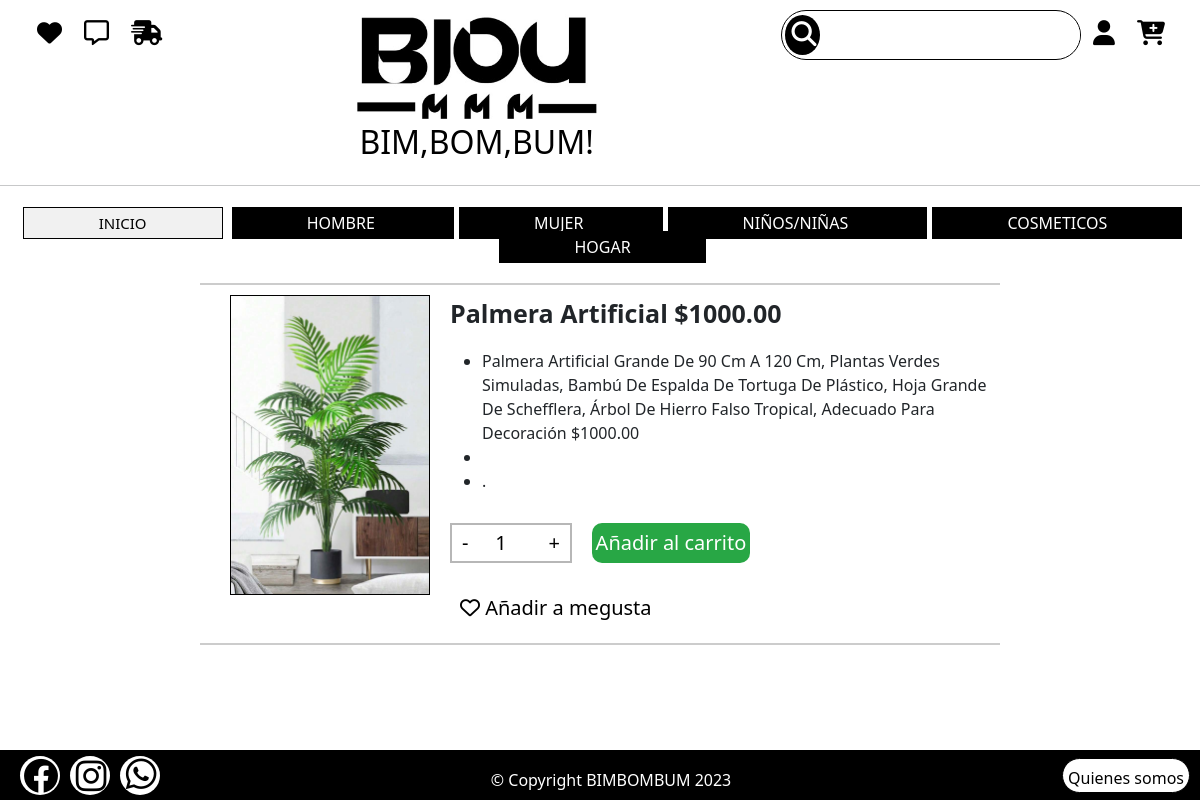
Screenshot of /usuario/detallesProductos/9/ with the database file from the repository.
### usuario/models.py (models this page shows, shortened)
class Categoria(models.Model):
    nombre = models.CharField(max_length=100)
    activo = models.BooleanField(default=True)

class Producto(models.Model):
    id_producto = models.AutoField(primary_key= True)
    nombre = models.CharField(max_length=100)
    descripcion = models.CharField(max_length=200)
    zise1 = models.CharField(max_length=10)
    colores = models.CharField(max_length=200)
    imagen = models.ImageField(upload_to='static/')
    categoria = models.ForeignKey(Categoria,on_delete=models.CASCADE)
    precio = models.DecimalField(max_digits=10,decimal_places=2, default='')
    stock = models.IntegerField(default=0)
    activo = models.BooleanField(default=True)

### usuario/views.py (the view)
# urls.py: path('detallesProductos/<id_producto>/', views.detallesProductos_view.as_view(), name='detallesProductos'),
class detallesProductos_view(View):
    def get(self, request, id_producto):
        detalles = Producto.objects.filter(id_producto=id_producto)
        return render(request, 'pantallas_usuarios/detallesProductos.html', {'detalles': detalles})

### usuario/context_processors.py (called while the page is built, shortened)
def categorias_disponibles(request):
    categorias = Categoria.objects.filter(activo=True)
    return{'categorias':categorias}

def barra_busqueda_context(request):
    query = request.GET.get('buscar', '').strip()
    productos_resultado = []
    print(productos_resultado)
    return {
        'buscar_query': query,
        'resultados_busqueda': productos_resultado
    }

### Template/pantallas_usuarios/detallesProductos.html (shortened to what this page needs)
{% extends "app.html"%}
{% load static %}
{% block content %}
    <link href="https://cdn.jsdelivr.net/npm/bootstrap@5.3.0/dist/css/bootstrap.min.css" rel="stylesheet"
>
    <link rel="stylesheet" href="https://cdnjs.cloudflare.com/ajax/libs/font-awesome/6.4.0/css/all.min.css">
    <link rel="stylesheet" href="/static/detallesPruductos.css">
    <main>
       <section class="seccion-informacion-producto">
        {% for producto in detalles%}
            <div class="padre-informacion">
                <div class="div-imagen">
                    <img src="{{producto.imagen.url}}" alt="">
                </div>
                <div class="informacion">
                    <p class="nombre-producto"><strong>{{producto.nombre}} ${{producto.precio}} </strong></p>
                    <ul>
                        <li>
                            {{producto.descripcion}}
                            ${{producto.precio}}
                        </li>
                        <li>
                        </li>
                        <li>{{producto.material}}.</li>
                    </ul>
                    <div class="div-botones">
                        <div class="div-cantidad">
                            <button class="boton-menos" id="menos">-</button>
                            <input type="number" min="1" value="1" class="cantidad">
                            <button class="boton-mas" id="mas">+</button>
                        </div>
                        <button class="boton-carrito">Añadir al carrito</button>
                    </div>
                    <form method="POST" action="{% url 'agregar_a_lista_me_gusta' producto.id_producto %}">
                        <button class="boton-megusta">
                            <i class="far fa-heart"></i>
                            Añadir a megusta
                        </button>
                    </form>
            </div>
        {% endfor %}
       </section>
    </main>
{% endblock %}

### Template/cabecera.html (shortened to what this page needs)
{% load static %}
    <link rel="stylesheet" href="https://cdnjs.cloudflare.com/ajax/libs/font-awesome/6.4.0/css/all.min.css">
    <link rel="stylesheet" href="/static/cabecera.css">
    <div id="elederecha">
        <form action="{% url 'resultado_busqueda'%}" method="GET">
            <div class="buscador">
                <button class="boton_buscar" type="submit">
                    <i class="fa-solid fa-magnifying-glass"></i>
                </button>
                <input type="text" name="buscar" id="buscar" value="{{ request.GET.buscar}}" class="input_buscador">
            </div>
        </form>
            {% if user.is_authenticated %}
                <ul class="menu-horisontal">
                    <li>
                        <a href="">
                            <i class="fa-solid fa-user"></i>
                        </a>
                        <ul class="menu-vertical">
                            <li>
                                <a href="#">{{ user.nombre }}</a>
                            </li>
                            <li>
                                <a href="{% url 'logout' %}">Cerrar sesión</a>
                            </li>
                        </ul>
                    </li>
                </ul>
            {% else %}
                <ul class="menu-horisontal">
                    <li>
                        <a href="">
                            <i class="fa-solid fa-user"></i>
                        </a>
                    </li>
                </ul>
            {% endif%}
        <a href="{% url 'carrito'%}">
            <i class="fa-solid fa-cart-plus"></i>
        </a>
    </div>
    <div id="eleIzquierda">
        <a href="{% url 'lista_megusta'%}">
            <i class="fa-solid fa-heart"></i>
        <a href="{% url 'pantallaMensajes'%}">
            <i class="fa-regular fa-message"></i>
        </a>
        <a href="{%url 'estado_pedidos'%}">
            <i class="fa-solid fa-truck-fast"></i>
        </a>
    </div>
    <div id="logo" class="nombre">
        <a href="{% url 'cardprincipal'%}">
            <img class="logo" src="/static/logos/Blou mmm.jpeg" alt="logo">
            <h2 class="titulo">BIM,BOM,BUM!</h2>
        </a>
    </div>
<hr>
<nav class="nav_menu">
    <div class="navegacion">
        <a href="{% url 'cardprincipal'%}" class="{% if not categoria %}activo{% endif %}">INICIO</a>
        {% for cat in categorias %}
            <a href="{% url 'categoria' cat.id %}" class="{% if categoria.id == cat.id %}activo{% endif %} catego">
                {{ cat.nombre|upper }}
            </a>
        {% endfor%}
    </div>
</nav>
<br>

### static/app.css (style rules this page uses)
* { margin: 0; padding: 0; box-sizing: border-box; }
body { position: relative; padding-bottom: 50px; min-height: 100vh; }

### static/cabecera.css (style rules this page uses)
hr { color: #000000; }
a { text-decoration: none; }
#eleIzquierda { float: left; padding: 10px; text-decoration: none; margin-left: 15px; }
#elederecha { float: right; padding: 10px; margin-right: 15px; }
.nombre { display: grid; place-items: center; }
.logo { width: 250px; margin-top: 10px; }
hr { margin-top: 20px; }
.titulo { color: #000000; text-align: center; }
.navegacion a { margin-left: 5px; padding-left: 75px; padding-right: 75px; color: #ffffff; text-align: center; background-color: #000000; padding-top: 5px; transition: all 400ms ease; padding-bottom: 5px; }
.navegacion a.activo { border: 1px solid black; background-color: #cccccc46 ; color: #000000; font-size: 15px; }
.nav_menu { display: flex; text-align: center; align-items: center; justify-content: center; margin-top: 25px; }
#eleIzquierda a i { font-size: 25px; padding:10px; }
.menu-horisontal { list-style: none; justify-content: space-around; padding-left: 0; }
#elederecha { float: right; padding: 10px; margin-right: 15px; display: flex; }
#elederecha a i { font-size: 25px; padding:10px; }
a i { margin-left: 2px; font-size: 25px; color: #000000; float: left; }
.buscador { width: 300px; height: 50px; border-radius: 50px; border: 1px solid #000000; display: flex; align-items: center; }
.fa-magnifying-glass { font-size: 25px; margin-left: 3px; }
.input_buscador { width: 98%; height: 40px; border: none; border-radius: 50px; font-size: 25px; margin-left: 5px; }
.boton_buscar { border: none; background-color: #000; margin-left: 3px; border-radius: 50%; color: #fff; width: 40px; height: 40px; }

### static/detallesPruductos.css (style rules this page uses)
.seccion-informacion-producto { max-width: 800px; margin: auto; }
.padre-informacion { display: flex; border-bottom: 2px solid #ccc; border-top: 2px solid #ccc; padding: 10px; }
.div-imagen { width: 400px; min-width: 200px; height: 300px; min-height: 300px; border: 1px solid black; margin-left: 20px; display: flex; justify-content: center; text-align: center; overflow: hidden; }
.div-imagen { object-fit: contain; }
.informacion { margin-left: 20px; }
.informacion p { font-size: 25px; font-weight: bolder; }
.div-botones { width: 300px; display: flex; margin-top: 30px; }
.div-cantidad { width: 125px; height: 40px; border: 2px solid #00000048; display: flex; }
.cantidad { width: 80px; border: none; text-align: center; font-size: 20px; outline: none; }
.boton-menos { border: none; background-color: #fff; margin-left: 10px; font-size: 20px; }
.boton-mas { border: none; background-color: #fff; margin-right: 10px; font-size: 20px; }
.boton-carrito { margin-left: 20px; width: 200px; font-size: 20px; border: none; border-radius: 10px; color: #fff; background-color: #28A745; }
.boton-megusta { margin-top: 20px; border: none; font-size: 20px; padding: 10px; background-color: #fff; }

### static/pie.css (style rules this page uses)
a { margin-bottom: 0; text-decoration: none; color: black; }

### rows the page displays
Categoria: nombre "HOMBRE"
Categoria: nombre "MUJER"
Categoria: nombre "NIÑOS/NIÑAS"
Categoria: nombre "COSMETICOS"
Categoria: nombre "HOGAR"
Producto: imagen (picture), nombre "Palmera Artificial", precio "1000.00", descripcion "Palmera Artificial Grande De 90 Cm A 120 Cm, Plantas Verdes Simuladas, Bambú De Espalda De Tortuga De Plástico, Hoja Grande De Schefflera, Árbol De Hierro Falso Tropical, Adecuado Para Decoración"
